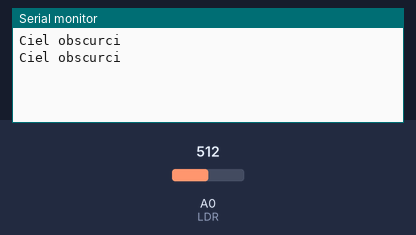
A sketch run on a simulated Arduino Uno, built with avr-gcc and run on an emulated ATmega328P. Parts: the last lines printed to the serial monitor. Inputs (shaded band) come from the test bench; at power-on: A0 (LDR) = 512.

Above: at 1.8 s.
1.9 s: A0 (LDR) set to 411
At 2.8 s:
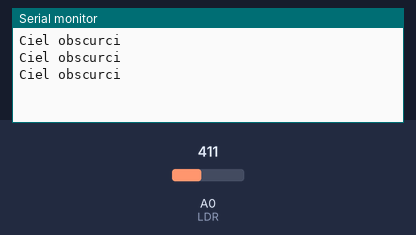
3.4 s: A0 (LDR) set to 389
At 4.6 s:
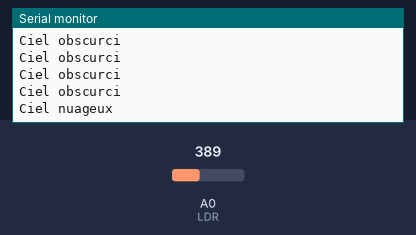
6.5 s: A0 (LDR) set to 166
At 7.8 s:
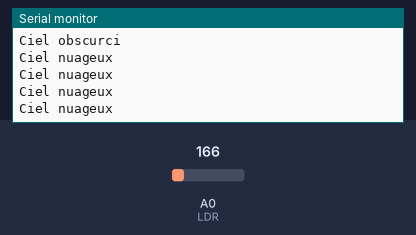
8.0 s: A0 (LDR) set to 144
At 8.8 s:
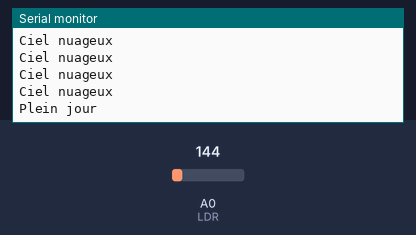

The sketch:

LDR.ino
```cpp
#define LDR A0 // composante photorésistance sur la pin A0

int lightValue;

void setup() {
   Serial.begin(9600);
   pinMode(LDR, INPUT);
}

void loop() {
   lightValue = analogRead(LDR);

   if (lightValue <= 150){
    Serial.println("Plein jour ");
   }

   else if(lightValue > 150 & lightValue <= 400){
    Serial.println("Ciel nuageux ");
   }
   else if(lightValue > 400 & lightValue <=700){
    Serial.println("Ciel obscurci ");
   }

   else{Serial.println("Nuit noire");}

   delay(1000);
}
```

Measured:
- the behaviour switches between 401 and 400 on A0 (LDR) (found by bisection; images 1 and 2)
- the behaviour switches between 151 and 150 on A0 (LDR) (found by bisection; images 3 and 4)
- after the input at 3.4 s, the serial monitor: prints a new line after 0.60 s (image 2)
- after the input at 8.0 s, the serial monitor: prints a new line at once (image 4)
